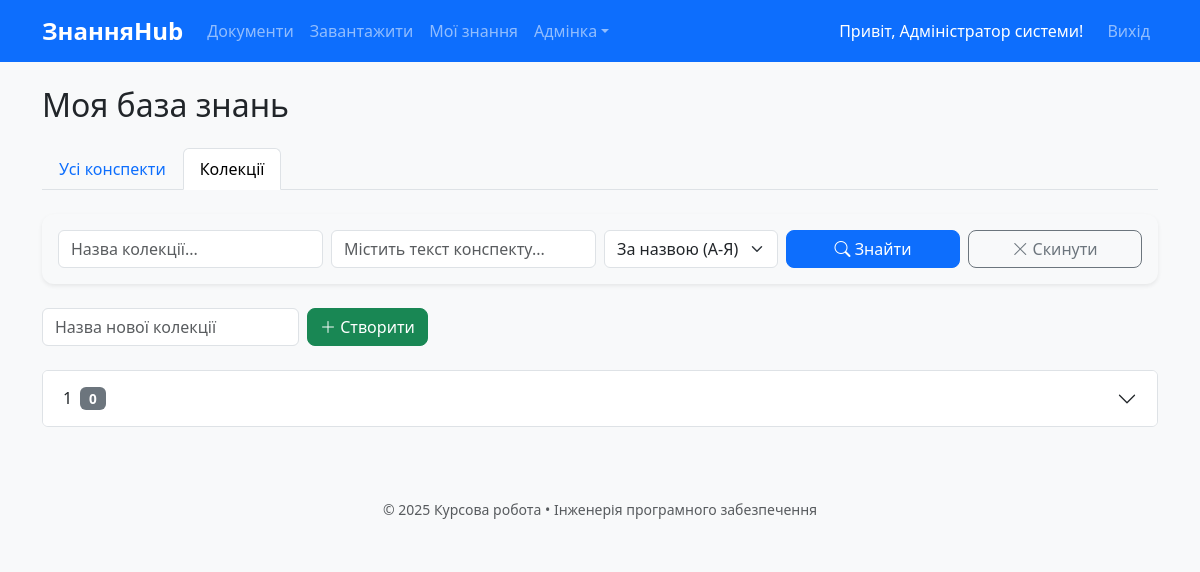
The page /my/knowledge?tab=collections (signed in) on the database its author committed.
### models.py (models this page shows, shortened)
class User(UserMixin, db.Model):
    id = db.Column(db.Integer, primary_key=True)
    email = db.Column(db.String(120), unique=True, nullable=False)
    name = db.Column(db.String(100), nullable=False)
    password_hash = db.Column(db.String(256), nullable=False)
    role = db.Column(db.String(20), default='user')
    is_active = db.Column(db.Boolean, default=True)
    created_at = db.Column(db.DateTime, default=lambda: datetime.now(timezone.utc))

class Collection(db.Model):
    id = db.Column(db.Integer, primary_key=True)
    name = db.Column(db.String(150), nullable=False)
    user_id = db.Column(db.Integer, db.ForeignKey('user.id'))
    created_at = db.Column(db.DateTime, default=lambda: datetime.now(timezone.utc))
    user = db.relationship('User', backref='collections')
    items = db.relationship('CollectionItem', back_populates='collection',
                            order_by='CollectionItem.created_at', cascade="all, delete-orphan")

### app.py (the view, shortened to what this page needs)
    @app.route('/my/knowledge', methods=['GET', 'POST'])
    @login_required
    def my_knowledge():
        q = request.args.get('q', '').strip()
        tag = request.args.get('tag', '').strip()
        filter_doc = request.args.get('filter_doc', type=int)
        filter_col = request.args.get('filter_col', type=int)
        sort_by = request.args.get('sort_by', 'date_desc')
        col_q = request.args.get('col_q', '').strip()
        col_item_q = request.args.get('col_item_q', '').strip()
        col_sort = request.args.get('col_sort', 'name_asc')
        active_tab = request.args.get('tab', 'all')
        query = Knowledge.query.filter_by(user_id=current_user.id)
        if q: query = query.filter((Knowledge.text.ilike(f'%{q}%')) | (Knowledge.note.ilike(f'%{q}%')))
        if tag: query = query.filter(Knowledge.tags.ilike(f'%{tag}%'))
        if filter_doc: query = query.filter_by(document_id=filter_doc)
        if filter_col: query = query.join(Knowledge.collection_items).filter(CollectionItem.collection_id == filter_col)
        if sort_by == 'doc_title': query = query.join(Document).order_by(Document.title.asc())
        elif sort_by == 'date_asc': query = query.order_by(Knowledge.created_at.asc())
        else: query = query.order_by(Knowledge.created_at.desc())
        knowledges = query.all()
        c_query = Collection.query.filter_by(user_id=current_user.id)
        if col_q: c_query = c_query.filter(Collection.name.ilike(f'%{col_q}%'))
        if col_item_q: c_query = c_query.join(Collection.items).join(CollectionItem.knowledge)\
                             .filter((Knowledge.text.ilike(f'%{col_item_q}%')) | (Knowledge.note.ilike(f'%{col_item_q}%')))
        collections_list = c_query.all()
        if col_sort == 'count_desc': collections_list.sort(key=lambda c: len(c.items), reverse=True)
        elif col_sort == 'count_asc': collections_list.sort(key=lambda c: len(c.items), reverse=False)
        elif col_sort == 'name_desc': collections_list.sort(key=lambda c: c.name.lower(), reverse=True)
        else: collections_list.sort(key=lambda c: c.name.lower())
        all_docs = Document.query.join(Knowledge).filter(Knowledge.user_id==current_user.id).distinct().all()
        all_cols = Collection.query.filter_by(user_id=current_user.id).order_by(Collection.name).all()
        return render_template('knowledge/list.html', knowledges=knowledges, collections=collections_list, all_docs=all_docs, all_cols=all_cols, active_tab=active_tab)

### templates/knowledge/list.html (shortened to what this page needs)
{% extends "base.html" %}
{% block content %}
<h2 class="mb-4">Моя база знань</h2>
<ul class="nav nav-tabs mb-4" id="knowledgeTab" role="tablist">
    <li class="nav-item" role="presentation">
        <button class="nav-link {% if active_tab == 'all' %}active{% endif %}" id="all-tab" data-bs-toggle="tab" data-bs-target="#all" type="button" role="tab">Усі конспекти</button>
    </li>
    <li class="nav-item" role="presentation">
        <button class="nav-link {% if active_tab == 'collections' %}active{% endif %}" id="collections-tab" data-bs-toggle="tab" data-bs-target="#collections" type="button" role="tab">Колекції</button>
    </li>
</ul>
<div class="tab-content" id="knowledgeTabContent">
    <div class="tab-pane fade {% if active_tab == 'collections' %}show active{% endif %}" id="collections" role="tabpanel">
        <div class="card shadow-sm mb-4 bg-light">
            <div class="card-body">
                <form method="GET" action="{{ url_for('my_knowledge') }}" class="row g-2 align-items-center">
                    <div class="col-md-3">
                        <input type="text" name="col_q" class="form-control" placeholder="Назва колекції..." value="{{ request.args.get('col_q', '') }}">
                    </div>
                    <div class="col-md-3">
                        <input type="text" name="col_item_q" class="form-control" placeholder="Містить текст конспекту..." value="{{ request.args.get('col_item_q', '') }}">
                    </div>
                    <div class="col-md-2">
                        <select name="col_sort" class="form-select" onchange="this.form.submit()">
                            <option value="name_asc" {% if request.args.get('col_sort') == 'name_asc' %}selected{% endif %}>За назвою (А-Я)</option>
                        </select>
                    </div>
                    <div class="col-md-2">
                        <button type="submit" class="btn btn-primary w-100"><i class="bi bi-search"></i> Знайти</button>
                    </div>
                    <div class="col-md-2">
                        <a href="{{ url_for('my_knowledge', tab='collections') }}" class="btn btn-outline-secondary w-100">
                            <i class="bi bi-x-lg"></i> Скинути
                        </a>
                    </div>
                </form>
            </div>
        </div>
        <form action="{{ url_for('create_collection') }}" method="POST" class="row g-2 mb-4 align-items-center">
            <div class="col-auto">
                <input type="text" name="name" class="form-control" placeholder="Назва нової колекції" required>
            </div>
            <div class="col-auto">
                <button type="submit" class="btn btn-success"><i class="bi bi-plus-lg"></i> Створити</button>
            </div>
        </form>
        <div class="accordion" id="accordionCollections">
            {% for c in collections %}
            <div class="accordion-item">
                <h2 class="accordion-header" id="heading{{ c.id }}">
                    <button class="accordion-button collapsed" type="button" data-bs-toggle="collapse" data-bs-target="#collapse{{ c.id }}">
                        {{ c.name }} <span class="badge bg-secondary ms-2">{{ c.items|length }}</span>
                    </button>
                </h2>
            </div>
            {% endfor %}
        </div>
    </div>
</div>
{% endblock %}

### templates/base.html (shortened to what this page needs)
<!DOCTYPE html>
<html lang="uk">
<head>
    <link href="https://cdn.jsdelivr.net/npm/bootstrap@5.3.3/dist/css/bootstrap.min.css" rel="stylesheet">
    <link href="{{ url_for('static', filename='css/style.css') }}" rel="stylesheet">
    <link rel="stylesheet" href="https://cdn.jsdelivr.net/npm/bootstrap-icons@1.10.0/font/bootstrap-icons.css">
</head>
<body>
    <nav class="navbar navbar-expand-lg navbar-dark bg-primary mb-4">
        <div class="container">
            <a class="navbar-brand fw-bold" href="{{ url_for('index') }}">ЗнанняHub</a>
            <div class="collapse navbar-collapse" id="navbar">
                <ul class="navbar-nav me-auto">
                    <li class="nav-item"><a class="nav-link" href="{{ url_for('document_list') }}">Документи</a></li>
                    <li class="nav-item"><a class="nav-link" href="{{ url_for('upload_document') }}">Завантажити</a></li>
                    <li class="nav-item"><a class="nav-link" href="{{ url_for('my_knowledge') }}">Мої знання</a></li>
                    {% if current_user.role == 'admin' %}
                    <li class="nav-item dropdown">
                        <a class="nav-link dropdown-toggle" href="#" role="button" data-bs-toggle="dropdown">Адмінка</a>
                    </li>
                    {% endif %}
                </ul>
                <ul class="navbar-nav">
                    {% if current_user.is_authenticated %}
                    <li class="nav-item d-flex align-items-center">
                        <span class="text-white me-3">Привіт, {{ current_user.name }}!</span>
                    </li>
                    <li class="nav-item"><a class="nav-link" href="{{ url_for('logout') }}">Вихід</a></li>
                    {% else %}
                    <li class="nav-item"><a class="nav-link" href="{{ url_for('login') }}">Вхід</a></li>
                    <li class="nav-item"><a class="nav-link" href="{{ url_for('register') }}">Реєстрація</a></li>
                    {% endif %}
                </ul>
            </div>
        </div>
    </nav>
    <div class="container">
        {% block content %}{% endblock %}
    </div>
    <footer class="bg-light mt-5 py-4 text-center text-muted small">
        © 2025 Курсова робота • Інженерія програмного забезпечення
    </footer>
</body>
</html>

### static/css/style.css (style rules this page uses)
:root { --primary: #0d6efd; --hover-shadow: 0 10px 20px rgba(0,0,0,0.1); }
body { background: #f8f9fa; font-family: 'Segoe UI', sans-serif; }
.card-body, .form-group, .form-label, label, .h1, .h2, .h3, .h4, .h5, .h6, h1, h2, h3, h4, h5, h6 { text-align: left !important; }
.card { border: none; border-radius: 12px; transition: all 0.3s ease; }
.btn { border-radius: 8px; }
.navbar-brand { font-weight: 700; font-size: 1.5rem; }
.badge { font-size: 0.85em; }

### rows shown on the page
User: name "Адміністратор системи"
Collection: name "1", items|length "0"
